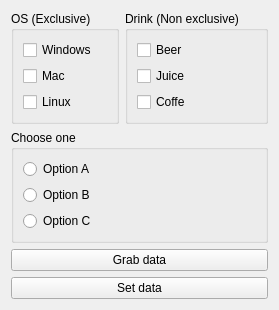
<?xml version="1.0" encoding="UTF-8"?>
<ui version="4.0">
 <class>Widget</class>
 <widget class="QWidget" name="Widget">
  <property name="geometry">
   <rect>
    <x>0</x>
    <y>0</y>
    <width>249</width>
    <height>302</height>
   </rect>
  </property>
  <property name="windowTitle">
   <string>Widget</string>
  </property>
  <layout class="QVBoxLayout" name="verticalLayout_4">
   <item>
    <layout class="QHBoxLayout" name="horizontalLayout">
     <item>
      <widget class="QGroupBox" name="groupBox">
       <property name="title">
        <string>OS (Exclusive)</string>
       </property>
       <layout class="QVBoxLayout" name="verticalLayout">
        <item>
         <widget class="QCheckBox" name="windowsCheckBox">
          <property name="text">
           <string>Windows</string>
          </property>
         </widget>
        </item>
        <item>
         <widget class="QCheckBox" name="macCheckBox">
          <property name="text">
           <string>Mac</string>
          </property>
         </widget>
        </item>
        <item>
         <widget class="QCheckBox" name="linuxCheckBox">
          <property name="text">
           <string>Linux</string>
          </property>
         </widget>
        </item>
       </layout>
      </widget>
     </item>
     <item>
      <widget class="QGroupBox" name="groupBox_2">
       <property name="title">
        <string>Drink (Non exclusive)</string>
       </property>
       <layout class="QVBoxLayout" name="verticalLayout_2">
        <item>
         <widget class="QCheckBox" name="beerCheckBox">
          <property name="text">
           <string>Beer</string>
          </property>
         </widget>
        </item>
        <item>
         <widget class="QCheckBox" name="juiceCheckBox">
          <property name="text">
           <string>Juice</string>
          </property>
         </widget>
        </item>
        <item>
         <widget class="QCheckBox" name="coffeCheckBox">
          <property name="text">
           <string>Coffe</string>
          </property>
         </widget>
        </item>
       </layout>
      </widget>
     </item>
    </layout>
   </item>
   <item>
    <widget class="QGroupBox" name="groupBox_3">
     <property name="title">
      <string>Choose one</string>
     </property>
     <layout class="QVBoxLayout" name="verticalLayout_3">
      <item>
       <widget class="QRadioButton" name="aRadioButton">
        <property name="text">
         <string>Option A</string>
        </property>
       </widget>
      </item>
      <item>
       <widget class="QRadioButton" name="bRadioButton">
        <property name="text">
         <string>Option B</string>
        </property>
       </widget>
      </item>
      <item>
       <widget class="QRadioButton" name="cRadioButton">
        <property name="text">
         <string>Option C</string>
        </property>
       </widget>
      </item>
     </layout>
    </widget>
   </item>
   <item>
    <widget class="QPushButton" name="pushButton">
     <property name="text">
      <string>Grab data</string>
     </property>
    </widget>
   </item>
   <item>
    <widget class="QPushButton" name="pushButton_2">
     <property name="text">
      <string>Set data</string>
     </property>
    </widget>
   </item>
  </layout>
 </widget>
 <resources/>
 <connections/>
</ui>
